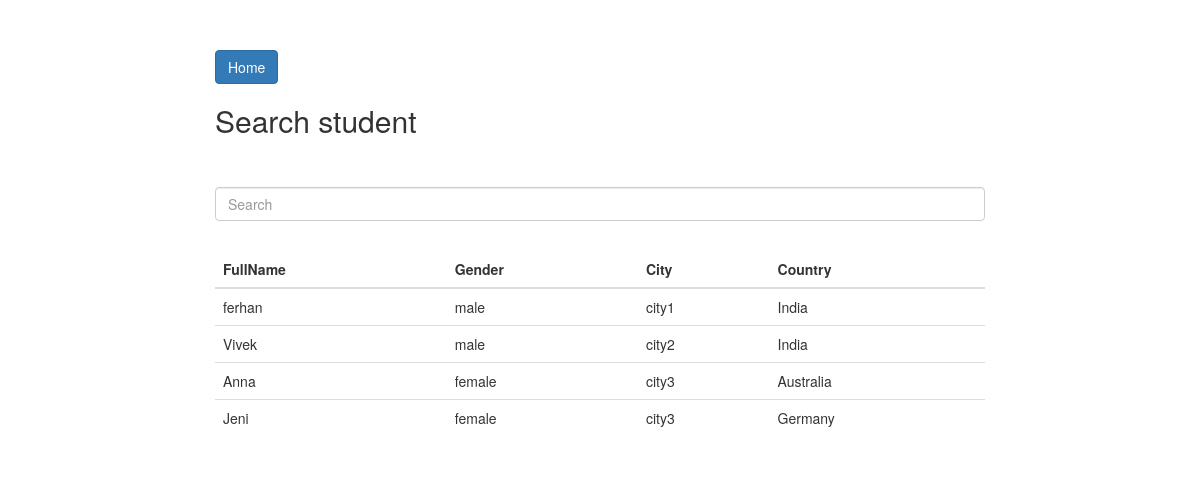
/ajaxsearch.php, run on the app's committed database.
### tables this page shows
CREATE TABLE `students` (
  `studentID` int NOT NULL,
  `fullname` varchar(256) NOT NULL,
  `dob` date NOT NULL,
  `gender` varchar(10) NOT NULL,
  `phone` varchar(255) NOT NULL,
  `email` varchar(255) NOT NULL,
  `country` varchar(256) NOT NULL,
  `city` varchar(255) NOT NULL,
  `course` varchar(255) NOT NULL,
  `photo` varchar(255) NOT NULL
);

### ajaxsearch.php (the view, shortened to what this page needs)
<?php
 require_once 'includes/functions.php';
?>
<!DOCTYPE html>
<html lang="en">
    <head>
        <link rel="stylesheet" href="https://maxcdn.bootstrapcdn.com/bootstrap/3.3.7/css/bootstrap.min.css">
    </head>
    <body>
        <div class="container" style="max-width:800px;margin:0 auto;margin-top:50px;">
            <div>
                <p><a href="index.php" class="btn btn-primary">Home</a></p>
                <h2 style="margin-bottom:50px;">Search student</h2>
                <div>
                    <div style="margin-bottom:30px;"><input type="text" class="form-control" id="search_param" placeholder="Search"/></div>
                    <table class="table table-hover">
                        <thead>
                            <tr>
                                <th>FullName</th>
                                <th>Gender</th>
                                <th>City</th>
                                <th>Country</th>
                            </tr>
                        </thead>
                        <tbody id="tbl_body">
                            <?php
                            $sql = mysqli_query($dbc, "SELECT * FROM students ORDER BY studentID LIMIT 20");
                            while ($row = mysqli_fetch_array($sql)) {
                                ?>
                                <tr>
                                    <td><?php echo $row['fullname']; ?></td>
                                    <td><?php echo $row['gender']; ?></td>
                                    <td><?php echo $row['city']; ?></td>
                                    <td><?php echo $row['country']; ?></td>
                                </tr>
                            <?php } ?>
                        </tbody>
                    </table>
                </div>
            </div>
        </div>
    </body>
</html>

### data on the page
students: fullname "ferhan", gender "male", city "city1", country "India"
students: fullname "Vivek", gender "male", city "city2", country "India"
students: fullname "Anna", gender "female", city "city3", country "Australia"
students: fullname "Jeni", gender "female", city "city3", country "Germany"
